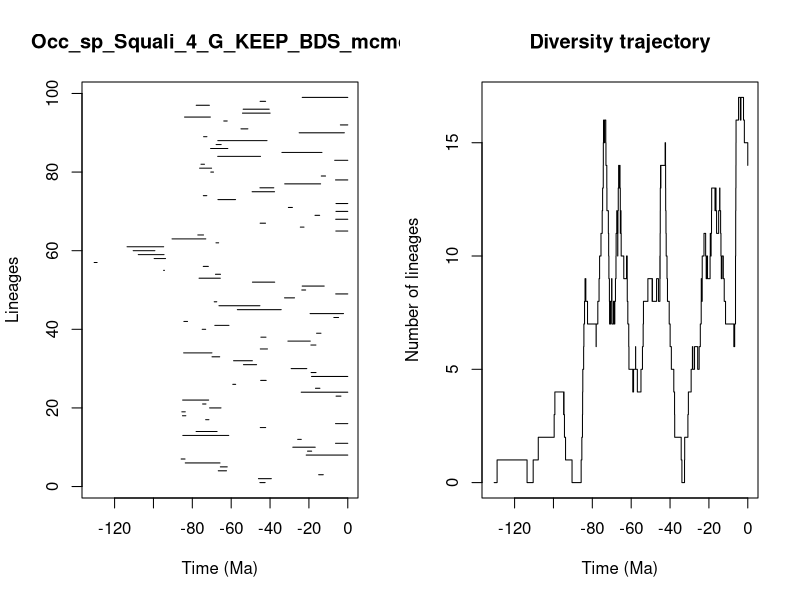

Write R code to recreate this figure.


pdf(file='../Results/Species/5_MA_bins_EXT_EP/pyrate_mcmc_logs/Occ_sp_Squali_4_G_KEEP_BDS_mcmc_LTT.pdf',width=0.6*20, height=0.6*10)
title = "Occ_sp_Squali_4_G_KEEP_BDS_mcmc"
ts=c(45.22310948672625, 45.9732567448972,14.979529608796115,66.65256047294031,65.58285497569452,83.63255566121653,85.7463217263228,21.400151030733454,20.72004155681137,28.29602185157958,6.310968452863244,25.776204486657583,84.89607110699012,78.05673488323193,45.03857961967964,6.309000982453482,73.13418862936885,85.0724484860417,85.3876288937289,71.12081615399887,74.70456815726824,84.98799920513153,6.033812487827926,23.96783402183835,16.624913973195106,59.174197710010056,44.8270220534471,18.664381658904972,18.870222648211698,29.14385708325066,53.68857577594937,58.772482718440564,69.87205656181216,84.46638347405118,45.012955009928135,18.99043451038766,30.811467812756298,44.720908784484905,16.053488396958485,74.91788501628332,68.42548779520995,84.33617648901127,7.171728039230268,19.399150708163866,56.82964220637775,66.29472694731834,68.72935191823849,32.54632567040748,6.219005988687203,23.677665759836653,23.457384374580098,49.06315397975386,76.53011950284558,68.0922715344816,94.77222028679353,74.37040021888919,130.50862557216848,99.6342673853358,107.81306601743945,110.43195313674853,113.58069808182682,67.82034461541454,90.43505371453655,77.17206031102127,6.150329495963758,24.42809744306094,45.10102042552922,6.215413897139227,16.86648580754826,6.089534481759822,30.56818033722819,6.063496448062121,66.81764043335941,74.33530584374867,49.231528584276504,45.20661096273186,32.46425164593728,6.3148121424153825,13.629388356543174,70.50311132571788,76.25327634498795,75.53700131520795,6.739548453754639,66.93402997818576,33.89797911218883,70.59377385756072,67.74819182372326,66.88031228981659,74.19954070933747,25.02143070584014,54.96402963283606,3.811947663979434,63.811626565230895,84.00281667285374,54.19800262028601,53.835653813552305,77.99678527726067,45.120463059724216,23.4474056404944)
te=c(42.53580298069466, 39.33057151128754,12.598235198181015,62.39526104627838,62.01663923068168,65.74473065417578,83.74434681544481,0.0,18.582609300538127,16.74643278199171,0.0,23.93539572585787,61.24885947824205,67.25513698530627,42.249077922717944,0.0,71.4670258326366,83.3368262017588,83.62791112617565,65.24077396111062,72.98372539344014,71.58737349834938,3.5195999368721664,0.0,14.34660857105091,57.68918468172869,41.986306635703244,0.0,16.341764638261672,21.090030419133274,46.93727177380562,49.09765747118335,65.91010027527173,69.90494356452609,41.329581985563266,16.399260843012968,19.30468520719417,42.09941780750963,13.802992893892863,73.12833794340833,61.14882249854229,82.46598261782896,4.741338429730111,2.195673512723393,34.26272999240549,45.21853645698806,67.41947085777174,27.39874298793009,0.0,21.682312905371276,12.11847966660419,37.60415069493128,65.59970681701414,65.49421561416725,94.3360610707098,71.75293313120953,129.0006212227084,93.77502197340652,94.55691701900689,99.27017360991424,94.74168494932688,66.458357757369,73.06939297827846,74.24087703215585,0.0,22.53413828383718,42.327698952193,0.0,14.478862776868782,0.0,28.491317639913863,0.0,57.73587420893795,72.54488531341562,37.67554860444925,38.07516697565816,13.979464901976188,0.0,11.442358979755134,69.09412225045092,70.08148908365095,73.74918953461936,0.0,44.896701916219776,13.291662605384051,61.72907525022809,65.14954503079859,41.56377004148922,72.48570343551579,1.7611062097213568,51.4079248907056,0.0,62.043414053869256,70.70762115025411,39.95690156979163,40.43603845189865,71.2062339837099,42.28403230858812,0.0)
div_traj=c(0, 1,0,1,2,3,4,3,4,3,2,1,0,1,2,3,4,5,6,7,8,9,8,9,8,7,6,7,8,9,10,11,12,13,14,15,16,15,16,15,16,15,14,13,12,11,10,9,8,7,8,7,8,9,8,7,8,7,8,9,10,11,12,11,10,11,12,13,14,13,14,13,12,11,12,11,10,9,10,9,8,7,6,5,4,5,6,5,4,5,6,7,8,9,8,9,8,9,8,9,10,9,10,11,12,13,14,13,14,15,14,13,12,11,10,9,8,7,6,5,4,3,2,1,0,1,2,3,4,5,6,5,6,5,6,7,8,9,8,9,10,11,10,9,10,9,10,11,10,11,12,13,12,13,12,13,12,11,12,13,12,11,10,9,10,9,8,7,6,7,8,9,10,11,12,13,14,15,16,17,16,17,16,15,14)
time_events=c(130.50862557216848, 129.0006212227084,113.58069808182682,110.43195313674853,107.81306601743945,99.6342673853358,99.27017360991424,94.77222028679353,94.74168494932688,94.55691701900689,94.3360610707098,93.77502197340652,90.43505371453655,85.7463217263228,85.3876288937289,85.0724484860417,84.98799920513153,84.89607110699012,84.46638347405118,84.33617648901127,84.00281667285374,83.74434681544481,83.63255566121653,83.62791112617565,83.3368262017588,82.46598261782896,78.05673488323193,77.99678527726067,77.17206031102127,76.53011950284558,76.25327634498795,75.53700131520795,74.91788501628332,74.70456815726824,74.37040021888919,74.33530584374867,74.24087703215585,74.19954070933747,73.74918953461936,73.13418862936885,73.12833794340833,73.06939297827846,72.98372539344014,72.54488531341562,72.48570343551579,71.75293313120953,71.58737349834938,71.4670258326366,71.2062339837099,71.12081615399887,70.70762115025411,70.59377385756072,70.50311132571788,70.08148908365095,69.90494356452609,69.87205656181216,69.09412225045092,68.72935191823849,68.42548779520995,68.0922715344816,67.82034461541454,67.74819182372326,67.41947085777174,67.25513698530627,66.93402997818576,66.88031228981659,66.81764043335941,66.65256047294031,66.458357757369,66.29472694731834,65.91010027527173,65.74473065417578,65.59970681701414,65.58285497569452,65.49421561416725,65.24077396111062,65.14954503079859,63.811626565230895,62.39526104627838,62.043414053869256,62.01663923068168,61.72907525022809,61.24885947824205,61.14882249854229,59.174197710010056,58.772482718440564,57.73587420893795,57.68918468172869,56.82964220637775,54.96402963283606,54.19800262028601,53.835653813552305,53.68857577594937,51.4079248907056,49.231528584276504,49.09765747118335,49.06315397975386,46.93727177380562,45.9732567448972,45.22310948672625,45.21853645698806,45.20661096273186,45.120463059724216,45.10102042552922,45.03857961967964,45.012955009928135,44.896701916219776,44.8270220534471,44.720908784484905,42.53580298069466,42.327698952193,42.28403230858812,42.249077922717944,42.09941780750963,41.986306635703244,41.56377004148922,41.329581985563266,40.43603845189865,39.95690156979163,39.33057151128754,38.07516697565816,37.67554860444925,37.60415069493128,34.26272999240549,33.89797911218883,32.54632567040748,32.46425164593728,30.811467812756298,30.56818033722819,29.14385708325066,28.491317639913863,28.29602185157958,27.39874298793009,25.776204486657583,25.02143070584014,24.42809744306094,23.96783402183835,23.93539572585787,23.677665759836653,23.457384374580098,23.4474056404944,22.53413828383718,21.682312905371276,21.400151030733454,21.090030419133274,20.72004155681137,19.399150708163866,19.30468520719417,18.99043451038766,18.870222648211698,18.664381658904972,18.582609300538127,16.86648580754826,16.74643278199171,16.624913973195106,16.399260843012968,16.341764638261672,16.053488396958485,14.979529608796115,14.478862776868782,14.34660857105091,13.979464901976188,13.802992893892863,13.629388356543174,13.291662605384051,12.598235198181015,12.11847966660419,11.442358979755134,7.171728039230268,6.739548453754639,6.3148121424153825,6.310968452863244,6.309000982453482,6.219005988687203,6.215413897139227,6.150329495963758,6.089534481759822,6.063496448062121,6.033812487827926,4.741338429730111,3.811947663979434,3.5195999368721664,2.195673512723393,1.7611062097213568,0.0)
                par(mfrow=c(1,2))
                L = length(ts)
                plot(ts, 1:L , xlim=c(-max(ts)-1,0), pch=20, type="n", main=title,xlab="Time (Ma)",ylab="Lineages")
                for (i in 1:L){segments(x0=-te[i],y0=i,x1=-ts[i],y1=i)}    
                t = -time_events
                plot(div_traj ~ t,type="s", main = "Diversity trajectory",xlab="Time (Ma)",ylab="Number of lineages",xlim=c(-max(ts)-1,0))
                abline(v=c(65,200,251,367,445),lty=2,col="gray")
                
